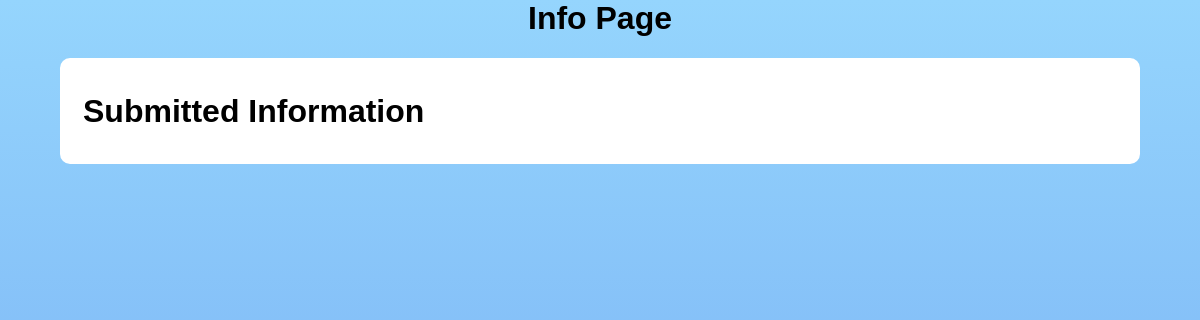
Before: /home/info/ with the older database file.
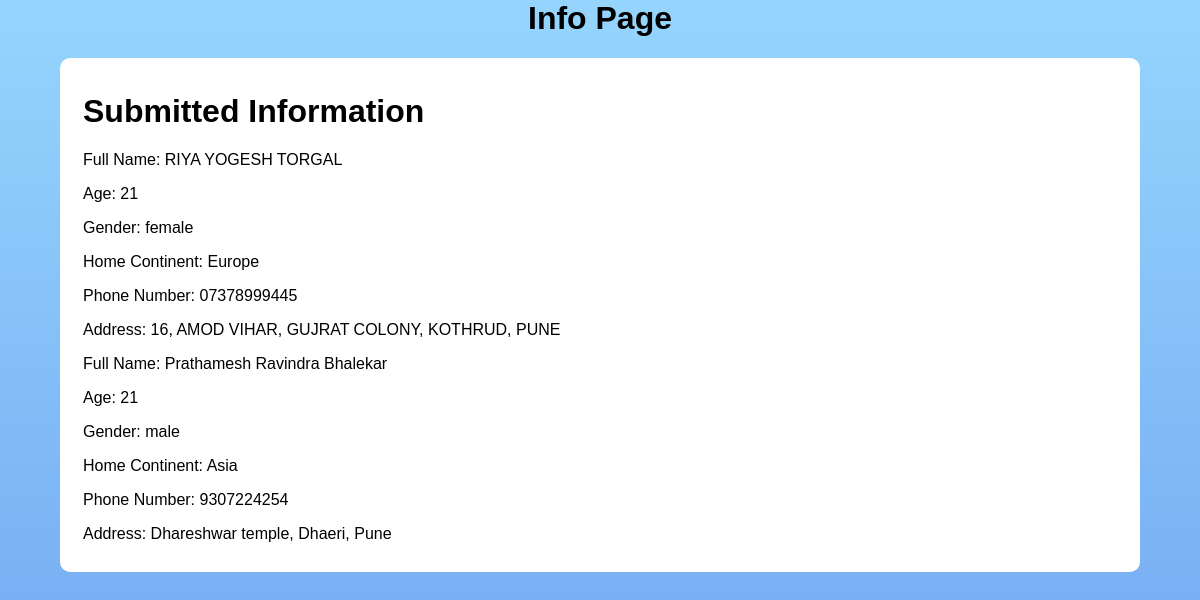
After: the same page with the newer database file.
### base/models.py (models this page shows, shortened)
class formdb(models.Model):
    GENDER_CHOICES = [
        ('male', 'Male'),
        ('female', 'Female'),
        ('other', 'Other')
    ]
    COUNTRY_CHOICES = [
        ('Europe', 'Europe'),
        ('Asia', 'Asia'),
        ('Africa', 'Africa'),
        ('North America', 'North America'),
        ('South America', 'South America')
    ]
    fullName = models.CharField(max_length=100)
    age = models.IntegerField()
    gender = models.CharField(max_length=6, choices=GENDER_CHOICES)
    country = models.CharField(max_length=15, choices=COUNTRY_CHOICES)
    phNo = models.CharField(max_length=15)
    address = models.TextField()

### base/views.py (the view)
# urls.py: path("home/info/", views.InfoPage, name="InfoPage"),
def InfoPage(request):
	forms = formdb.objects.all()
	return render(request, "InfoPage.html",{'forms':forms})

### templates/InfoPage.html (shortened to what this page needs)
{% load static %}
<link rel="stylesheet" href="{% static 'styles/InfoPage.css' %}">
<h1 style="text-align: center;">Info Page</h1>
<div class="container">
    <h1>Submitted Information</h1>
    {% for form in forms %}
    <p>Full Name: {{ form.fullName }}</p>
    <p>Age: {{ form.age }}</p>
    <p>Gender: {{ form.gender }}</p>
    <p>Home Continent: {{ form.country }}</p>
    <p>Phone Number: {{ form.phNo }}</p>
    <p>Address: {{ form.address }}</p>
    {% endfor %}
</div>

Changed rows visible on the page:
added formdb: fullName "RIYA YOGESH TORGAL", age "21", gender "female", country "Europe", phNo "07378999445", address "16, AMOD VIHAR, GUJRAT COLONY, KOTHRUD, PUNE"
added formdb: fullName "Prathamesh Ravindra Bhalekar", age "21", gender "male", country "Asia", phNo "9307224254", address "Dhareshwar temple, Dhaeri, Pune"
